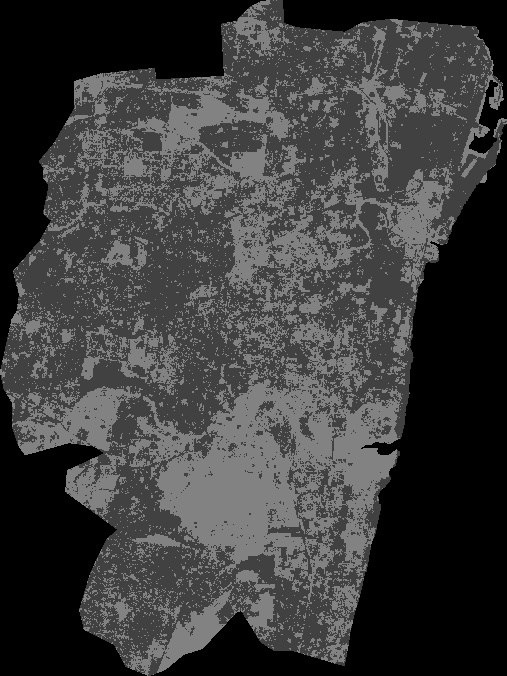
#> input picture AUTHOR_VERSION/BU_NBU_maps/Chennai/Chennai_BU_NBU_2017.png, 507 x 676 px, given in place of Bangalore_BU_NBU_2016.png, which was not available
$ python Linear_regression_on_pixels.py
#> lines starting #> are read from the running program, lines starting #| are printed output that depends on the picture; after the words box and inside, x2 and y2 are one past the last pixel; in counts of white or black regions, pixels touching at a corner belong together; pictures that were not available may be replaced by others from this repository, and a replacement may not be noted
import numpy as np
import pandas as pd
from pylab import *
from PIL import Image
from scipy import ndimage
import matplotlib.pyplot as plt
from sklearn.linear_model import LinearRegression
import os, sys

districts = ['Bangalore', 'Chennai', 'Delhi', 'Gurgaon', 'Hyderabad', 'Kolkata', 'Mumbai']
years = ['2016', '2017', '2018', '2019']

# defining required functions here
'''
This function is used to prepare district image for the application of smoothing filters.
The background and builtup pixels are given value 0 and the non-built-up pixels are given value 1.
This is because the filters should perform smoothing over BU and NBU pixels only and not background.

Input:
a) original_image: The BU/NBU maps with background pixels having value 0, BU pixels having value 65, and NBU value 130

Output:
a) prepped_image: The Background and BU pixels will have value 0 and NBU pixels will have value 1.
'''
def Prepare_image_for_filters(original_image):
    prepped_image = original_image//130
    return prepped_image


'''
This function removes the background pixels from the 1D array of the smoothed image using original image.
A pixel is retained in the smoothed array only if it's value in original image is either 1 (for BU) or 2 (for NBU)
'''
def Remove_background_pixels(original_1D_image, smoothed_1D_image):
    smooth_temp = [ smoothed_1D_image[i] for i in range(len(smoothed_1D_image)) if original_1D_image[i] > 0]
    return smooth_temp


'''
Driver code starts here
'''
for district in districts:
    #print (district)
    year_to_pixel_matrix = [] # this matrix stores for each year the value of all pixels

    for year in years:
        original_image = np.array( Image.open('BU_NBU_maps/'+district+'/'+district+'_BU_NBU_'+year+'.png') )
#> original_image is the input picture: shape (676, 507); min 0, max 130, mean 60.5
        prepped_image_for_filters = Prepare_image_for_filters(original_image)
#> in Prepare_image_for_filters, `prepped_image = original_image//130`:
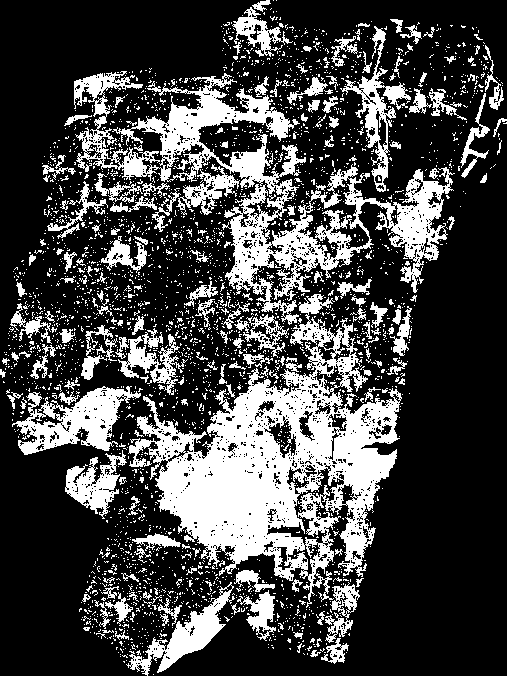
#> prepped_image: shape (676, 507); values 0 (black) and 1 (white), 27.3% white; 3099 white regions (2901 under 20 px), largest, box (x1, y1, x2, y2) and area: (128, 294, 402, 608) 31835, (74, 71, 455, 325) 20818, (12, 386, 141, 455) 4003

        # Apply Convolution and gaussian filters over prepped image. All filter parameters are hyper-parameters

        kernel = np.array([[1,1,1,1,1],[1,1,1,1,1],[1,1,1,1,1],[1,1,1,1,1],[1,1,1,1,1]])
        smoothed_image = ndimage.convolve( prepped_image_for_filters, kernel, mode='constant', cval=0.0)
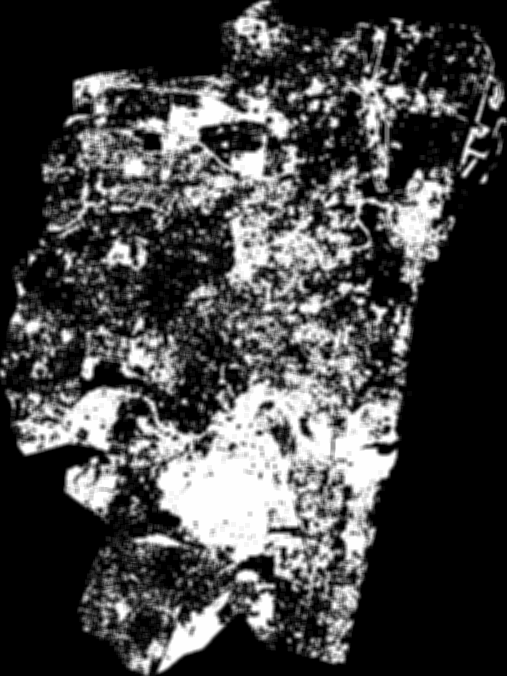
#> smoothed_image: shape (676, 507); min 0, max 25, mean 6.8; drawn with min black and max white
        smoothed_image = ndimage.gaussian_filter(smoothed_image, sigma=0.2, truncate=11.0, output=float)

        # convert the 2D images into 1D arrays for further pixel-wise processing
        original_1D_image = original_image.flatten()
        smoothed_1D_image = smoothed_image.flatten()
        assert(len(original_1D_image) == len(smoothed_1D_image))

        smoothed_1D_image = Remove_background_pixels(original_1D_image, smoothed_1D_image)
#> in Remove_background_pixels, `smooth_temp = [ smoothed_1D_image[i] for i in range(len(smoothed_1D_im..`: smooth_temp = 225209 items
#> smoothed_1D_image = 225209 items
#> (the run stopped early here; a loop or call above may not have finished)

$ run again, on AUTHOR_VERSION/BU_NBU_maps/Hyderabad/Hyderabad_BU_NBU_2016.png
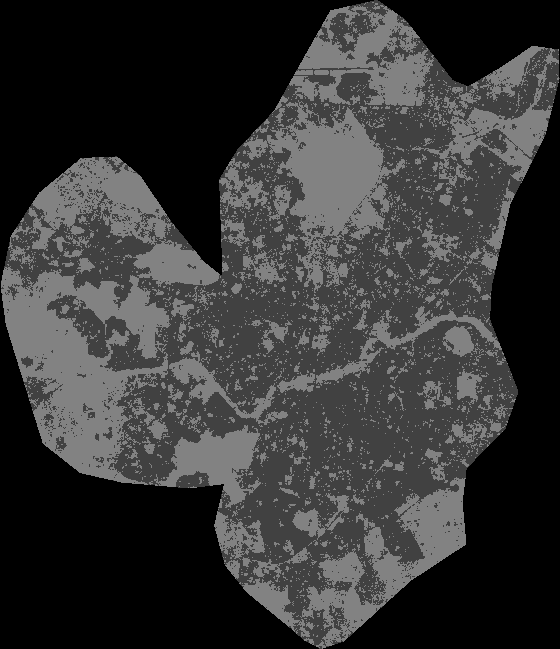
#> input picture AUTHOR_VERSION/BU_NBU_maps/Hyderabad/Hyderabad_BU_NBU_2016.png, 560 x 649 px, given in place of Bangalore_BU_NBU_2016.png, which was not available
#> original_image is the input picture: shape (649, 560); min 0, max 130, mean 54.3
#> in Prepare_image_for_filters, `prepped_image = original_image//130`:
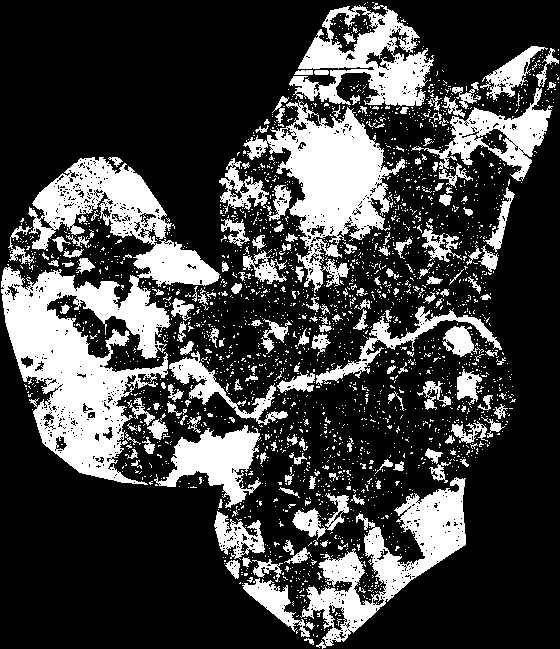
#> prepped_image: shape (649, 560); values 0 (black) and 1 (white), 25.8% white; 2485 white regions (2305 under 20 px), largest, box (x1, y1, x2, y2) and area: (1, 157, 220, 485) 26920, (243, 100, 405, 293) 11589, (300, 477, 466, 649) 8647
#> `smoothed_image = ndimage.convolve( prepped_image_for_filters, kernel, ..`:
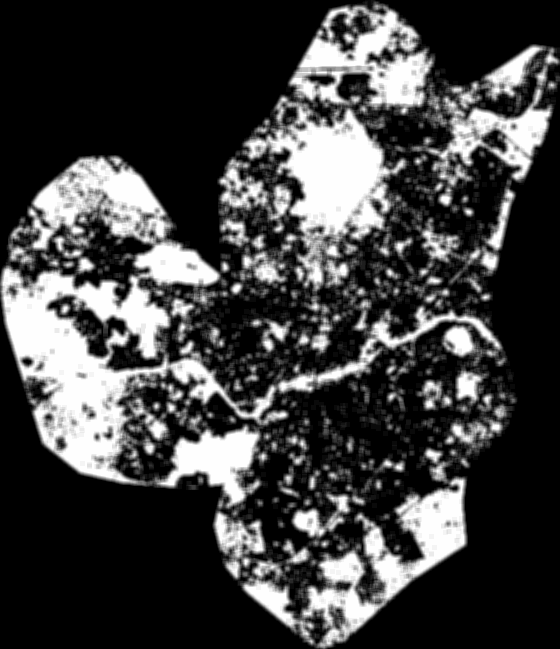
#> smoothed_image: shape (649, 560); min 0, max 25, mean 6.4; drawn with min black and max white
#> smooth_temp = 209649 items

$ run again, on AUTHOR_VERSION/BU_NBU_maps/Kolkata/Kolkata_BU_NBU_2017.png
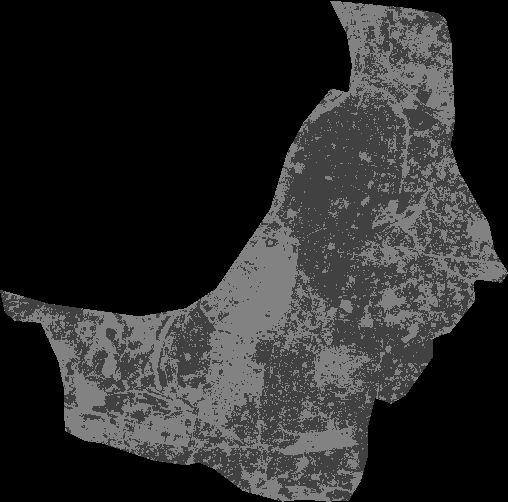
#> input picture AUTHOR_VERSION/BU_NBU_maps/Kolkata/Kolkata_BU_NBU_2017.png, 508 x 502 px, given in place of Bangalore_BU_NBU_2016.png, which was not available
#> original_image is the input picture: shape (502, 508); min 0, max 130, mean 42.2
#> in Prepare_image_for_filters, `prepped_image = original_image//130`:
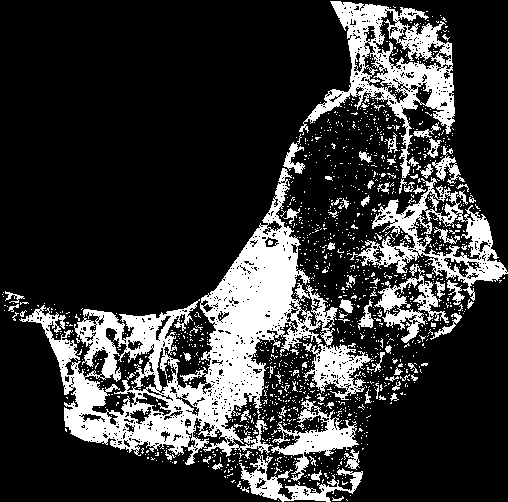
#> prepped_image: shape (502, 508); values 0 (black) and 1 (white), 21.1% white; 1424 white regions (1340 under 20 px), largest, box (x1, y1, x2, y2) and area: (19, 168, 374, 465) 27243, (299, 1, 455, 178) 7933, (350, 177, 508, 301) 5014
#> `smoothed_image = ndimage.convolve( prepped_image_for_filters, kernel, ..`:
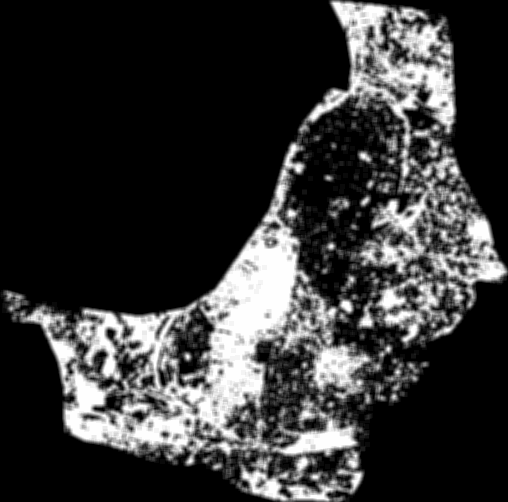
#> smoothed_image: shape (502, 508); min 0, max 25, mean 5.3; drawn with min black and max white
#> smooth_temp = 111692 items
